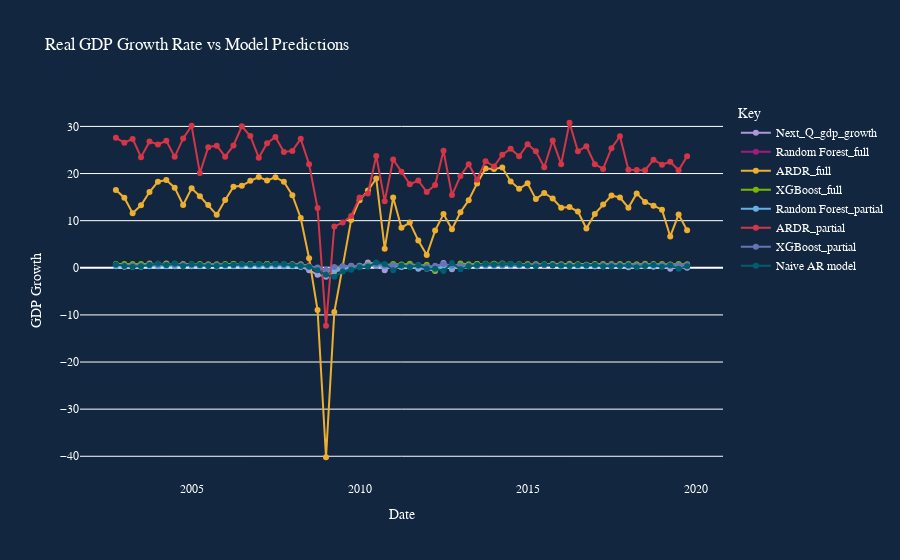

Notebook code for this chart:
### Markdown cell above
## 4. Interactive plot of results

### Code cell
#4. Plot Time Chart
plt.rcParams["figure.figsize"] = (20, 10)
#import plotly.io as pio
#pio.renderers.default='browser'
start_date = config['evaluation']['start_date']
end_date = config['evaluation']['end_date']
palette = ast.literal_eval(config['evaluation']['boe_palette'])

plot_interactive_chart(predictions_df, start_date, end_date, palette)
